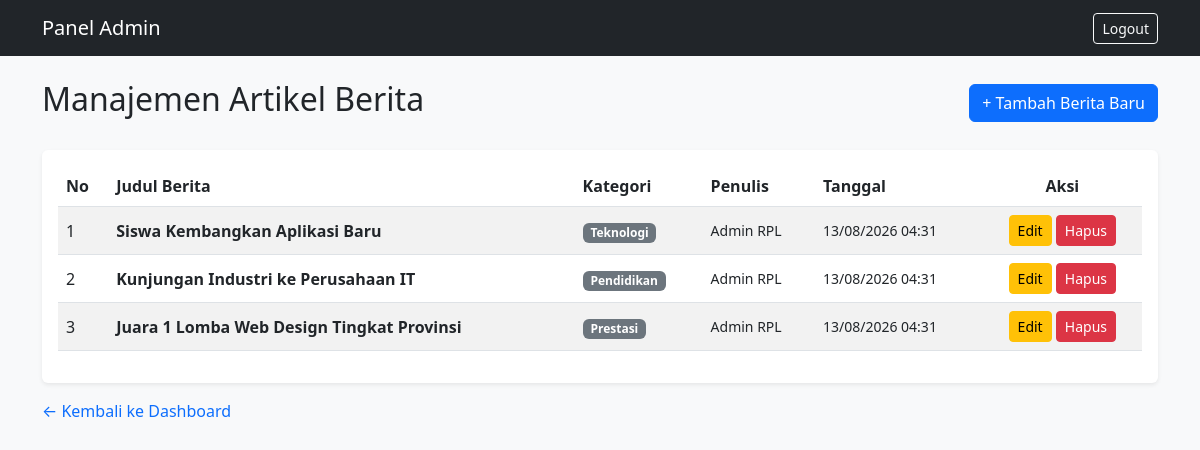
The page /admin_berita.php (signed in) on the database its author committed.
### tables this page shows
CREATE TABLE IF NOT EXISTS tbl_berita (
    id_berita INT(11) NOT NULL AUTO_INCREMENT,
    judul VARCHAR(200) NOT NULL,
    slug VARCHAR(200) NOT NULL,
    isi_berita TEXT NOT NULL,
    gambar VARCHAR(255),
    tanggal_posting DATETIME DEFAULT CURRENT_TIMESTAMP,
    id_kategori INT(11) NOT NULL,
    id_penulis INT(11) NOT NULL,
    PRIMARY KEY (id_berita),
    FOREIGN KEY (id_kategori) REFERENCES tbl_kategori(id_kategori) ON DELETE CASCADE,
    FOREIGN KEY (id_penulis) REFERENCES tbl_penulis(id_penulis) ON DELETE CASCADE
);

CREATE TABLE IF NOT EXISTS tbl_kategori (
    id_kategori INT(11) NOT NULL AUTO_INCREMENT,
    nama_kategori VARCHAR(50) NOT NULL,
    PRIMARY KEY (id_kategori)
);

CREATE TABLE IF NOT EXISTS tbl_penulis (
    id_penulis INT(11) NOT NULL AUTO_INCREMENT,
    nama_lengkap VARCHAR(100) NOT NULL,
    email VARCHAR(100) NOT NULL,
    password VARCHAR(255) NOT NULL,
    PRIMARY KEY (id_penulis)
);

### admin_berita.php (the view, shortened to what this page needs)
<?php
include 'koneksi.php';
$query = "SELECT tbl_berita.*, tbl_kategori.nama_kategori, tbl_penulis.nama_lengkap
          FROM tbl_berita
          JOIN tbl_kategori ON tbl_berita.id_kategori = tbl_kategori.id_kategori
          JOIN tbl_penulis ON tbl_berita.id_penulis = tbl_penulis.id_penulis
          ORDER BY tbl_berita.tanggal_posting DESC";
$result = mysqli_query($conn, $query);
?>
<!DOCTYPE html>
<html lang="id">
<head>
    <link href="https://cdn.jsdelivr.net/npm/bootstrap@5.3.0/dist/css/bootstrap.min.css" rel="stylesheet">
</head>
<body class="bg-light">
    <nav class="navbar navbar-expand-lg navbar-dark bg-dark mb-4">
        <div class="container">
            <a class="navbar-brand" href="admin.php">Panel Admin</a>
            <a href="logout.php" class="btn btn-outline-light btn-sm">Logout</a>
        </div>
    </nav>
    <div class="container">
        <div class="d-flex justify-content-between align-items-center mb-4">
            <h2>Manajemen Artikel Berita</h2>
            <a href="tambah_berita.php" class="btn btn-primary">+ Tambah Berita Baru</a>
        </div>
        <div class="card shadow-sm border-0">
            <div class="card-body">
                <div class="table-responsive">
                    <table class="table table-striped align-middle">
                        <thead>
                            <tr>
                                <th>No</th>
                                <th>Judul Berita</th>
                                <th>Kategori</th>
                                <th>Penulis</th>
                                <th>Tanggal</th>
                                <th class="text-center">Aksi</th>
                            </tr>
                        </thead>
                        <tbody>
                            <?php
                            $no = 1;
                            if (mysqli_num_rows($result) > 0) {
                                while ($row = mysqli_fetch_assoc($result)) {
                            ?>
                            <tr>
                                <td><?= $no++ ?></td>
                                <td class="fw-bold"><?= $row['judul'] ?></td>
                                <td><span class="badge bg-secondary"><?= $row['nama_kategori'] ?></span></td>
                                <td class="small"><?= $row['nama_lengkap'] ?></td>
                                <td class="small"><?= date('d/m/Y H:i', strtotime($row['tanggal_posting'])) ?></td>
                                <td class="text-center">
                                    <a href="edit_berita.php?id=<?= $row['id_berita'] ?>" class="btn btn-sm btn-warning">Edit</a>
                                    <a href="admin_berita.php?hapus=<?= $row['id_berita'] ?>" class="btn btn-sm btn-danger" onclick="return confirm('Yakin ingin menghapus berita ini?')">Hapus</a>
                                </td>
                            </tr>
                            <?php
                                }
                            } else {
                                echo "<tr><td colspan='6' class='text-center text-muted'>Belum ada data berita.</td></tr>";
                            }
                            ?>
                        </tbody>
                    </table>
                </div>
            </div>
        </div>
        <div class="mt-3">
            <a href="admin.php" class="text-decoration-none">&larr; Kembali ke Dashboard</a>
        </div>
    </div>
</body>
</html>

### rows shown on the page
tbl_berita: judul "Siswa Kembangkan Aplikasi Baru", id_kategori.nama_kategori "Teknologi", id_penulis.nama_lengkap "Admin RPL", tanggal_posting "13/08/2026 04:31"
tbl_berita: judul "Kunjungan Industri ke Perusahaan IT", id_kategori.nama_kategori "Pendidikan", id_penulis.nama_lengkap "Admin RPL", tanggal_posting "13/08/2026 04:31"
tbl_berita: judul "Juara 1 Lomba Web Design Tingkat Provinsi", id_kategori.nama_kategori "Prestasi", id_penulis.nama_lengkap "Admin RPL", tanggal_posting "13/08/2026 04:31"
